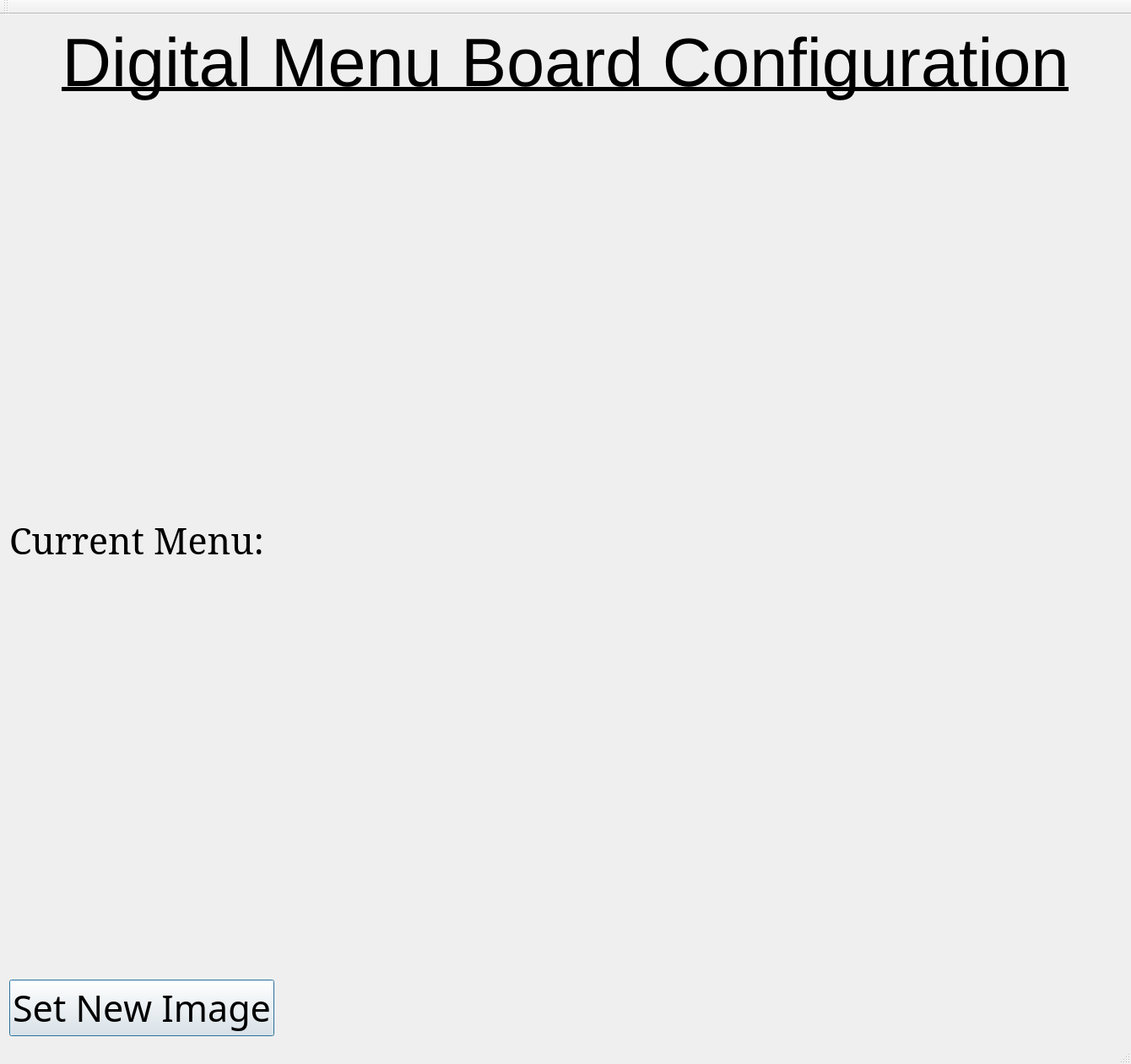
<?xml version="1.0" encoding="UTF-8"?>
<ui version="4.0">
 <class>MainWindow</class>
 <widget class="QMainWindow" name="MainWindow">
  <property name="geometry">
   <rect>
    <x>0</x>
    <y>0</y>
    <width>1340</width>
    <height>1261</height>
   </rect>
  </property>
  <property name="cursor">
   <cursorShape>ArrowCursor</cursorShape>
  </property>
  <property name="windowTitle">
   <string>DMB Configuration</string>
  </property>
  <property name="iconSize">
   <size>
    <width>18</width>
    <height>18</height>
   </size>
  </property>
  <property name="documentMode">
   <bool>false</bool>
  </property>
  <widget class="QWidget" name="centralWidget">
   <property name="styleSheet">
    <string notr="true"/>
   </property>
   <layout class="QVBoxLayout" name="verticalLayout_4">
    <item>
     <layout class="QGridLayout" name="gridLayout">
      <property name="sizeConstraint">
       <enum>QLayout::SetMinAndMaxSize</enum>
      </property>
     </layout>
    </item>
    <item>
     <widget class="QLabel" name="label">
      <property name="sizePolicy">
       <sizepolicy hsizetype="Preferred" vsizetype="Fixed">
        <horstretch>0</horstretch>
        <verstretch>0</verstretch>
       </sizepolicy>
      </property>
      <property name="font">
       <font>
        <family>Arial</family>
        <pointsize>61</pointsize>
        <underline>true</underline>
       </font>
      </property>
      <property name="text">
       <string>Digital Menu Board Configuration</string>
      </property>
      <property name="alignment">
       <set>Qt::AlignCenter</set>
      </property>
      <property name="wordWrap">
       <bool>false</bool>
      </property>
     </widget>
    </item>
    <item>
     <spacer name="horizontalSpacer">
      <property name="orientation">
       <enum>Qt::Horizontal</enum>
      </property>
      <property name="sizeHint" stdset="0">
       <size>
        <width>40</width>
        <height>20</height>
       </size>
      </property>
     </spacer>
    </item>
    <item>
     <widget class="QLabel" name="label_2">
      <property name="sizePolicy">
       <sizepolicy hsizetype="Preferred" vsizetype="Preferred">
        <horstretch>0</horstretch>
        <verstretch>0</verstretch>
       </sizepolicy>
      </property>
      <property name="font">
       <font>
        <family>Garamond</family>
        <pointsize>32</pointsize>
       </font>
      </property>
      <property name="text">
       <string>Current Menu:</string>
      </property>
     </widget>
    </item>
    <item>
     <widget class="QLabel" name="current_menu">
      <property name="sizePolicy">
       <sizepolicy hsizetype="Maximum" vsizetype="Maximum">
        <horstretch>0</horstretch>
        <verstretch>0</verstretch>
       </sizepolicy>
      </property>
      <property name="frameShape">
       <enum>QFrame::NoFrame</enum>
      </property>
      <property name="text">
       <string/>
      </property>
      <property name="pixmap">
       <pixmap>default.jpg</pixmap>
      </property>
      <property name="scaledContents">
       <bool>true</bool>
      </property>
     </widget>
    </item>
    <item>
     <widget class="QPushButton" name="setImageButton">
      <property name="enabled">
       <bool>true</bool>
      </property>
      <property name="sizePolicy">
       <sizepolicy hsizetype="Maximum" vsizetype="Fixed">
        <horstretch>0</horstretch>
        <verstretch>0</verstretch>
       </sizepolicy>
      </property>
      <property name="baseSize">
       <size>
        <width>50</width>
        <height>0</height>
       </size>
      </property>
      <property name="font">
       <font>
        <family>Arial Black</family>
        <pointsize>32</pointsize>
        <weight>50</weight>
        <italic>false</italic>
        <bold>false</bold>
        <kerning>false</kerning>
       </font>
      </property>
      <property name="cursor">
       <cursorShape>PointingHandCursor</cursorShape>
      </property>
      <property name="text">
       <string>Set New Image</string>
      </property>
      <property name="autoDefault">
       <bool>false</bool>
      </property>
      <property name="default">
       <bool>true</bool>
      </property>
      <property name="flat">
       <bool>false</bool>
      </property>
     </widget>
    </item>
   </layout>
  </widget>
  <widget class="QMenuBar" name="menuBar">
   <property name="geometry">
    <rect>
     <x>0</x>
     <y>0</y>
     <width>1340</width>
     <height>17</height>
    </rect>
   </property>
  </widget>
  <widget class="QStatusBar" name="statusBar"/>
  <widget class="QToolBar" name="mainToolBar">
   <attribute name="toolBarArea">
    <enum>TopToolBarArea</enum>
   </attribute>
   <attribute name="toolBarBreak">
    <bool>false</bool>
   </attribute>
  </widget>
 </widget>
 <layoutdefault spacing="6" margin="11"/>
 <resources/>
 <connections/>
</ui>
